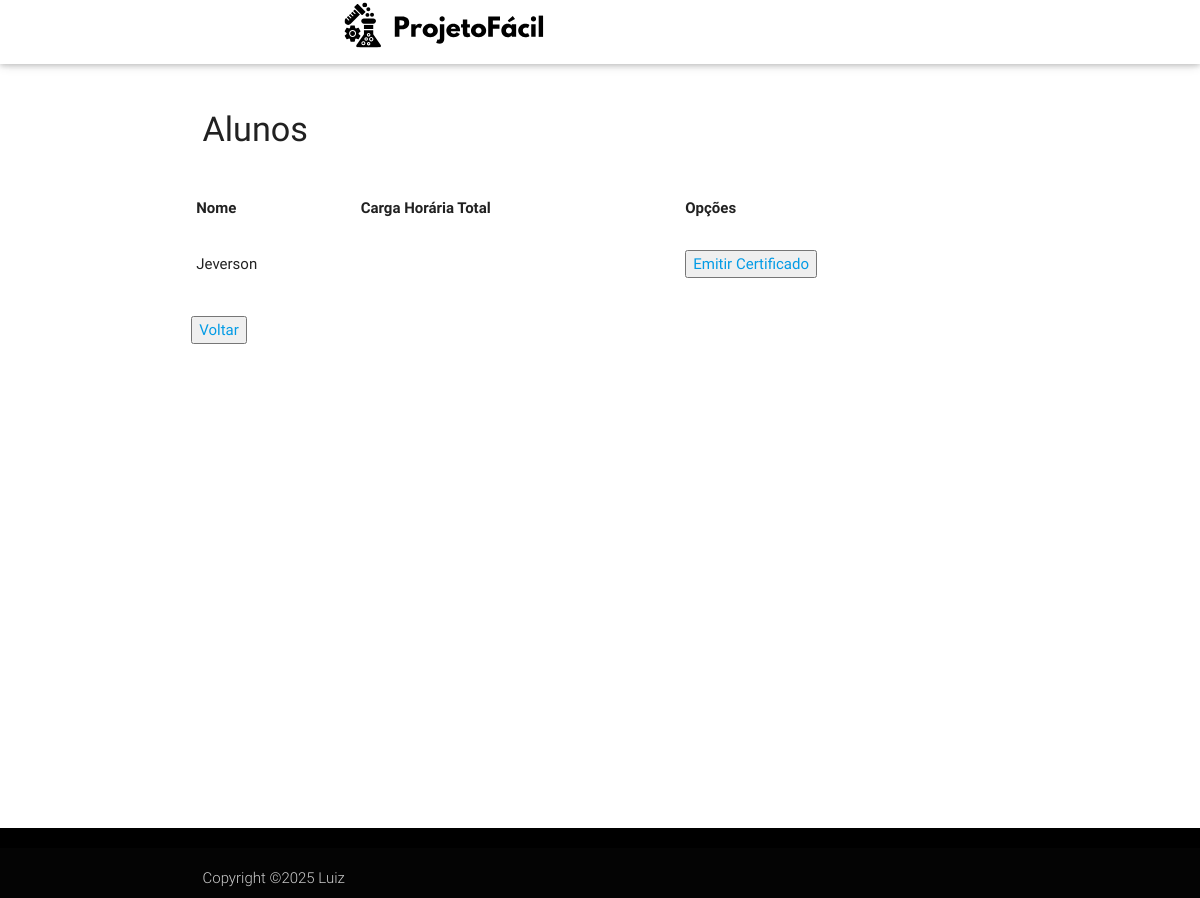
The page /Login/professor/certificadoAluno.php (signed in) on the database as committed earlier.
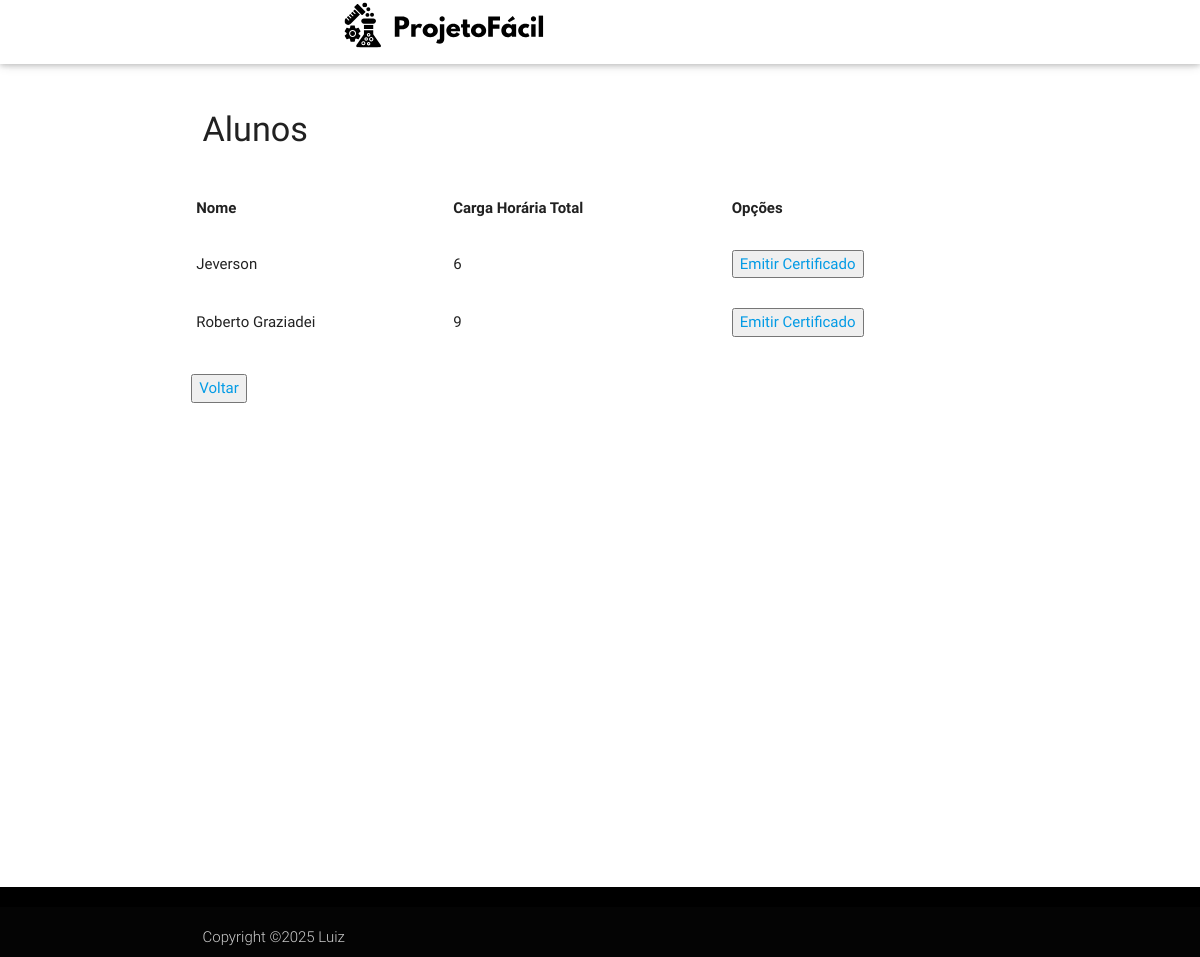
The same page on the database as committed later.
### tables this page shows
CREATE TABLE IF NOT EXISTS `usuario` (
  `id_usuario` int NOT NULL AUTO_INCREMENT,
  `nome` varchar(255) DEFAULT NULL,
  `email` varchar(255) DEFAULT NULL,
  `senha` varchar(255) DEFAULT NULL,
  `usuario_tipo` int NOT NULL,
  PRIMARY KEY (`id_usuario`)
);

### Crud/crud_usuario/listar.php (the view, shortened to what this page needs)
<?php
$conexao = conectar();
$sql = "SELECT
            usuario.id_usuario,
            usuario.nome AS nome_usuario,
            SUM(encontro.CH) AS CH
        FROM projeto projeto
        INNER JOIN usuario_projeto user_pro
            ON user_pro.fk_projeto_id_projeto = projeto.id_projeto
        INNER JOIN usuario usuario
            ON usuario.id_usuario = user_pro.fk_usuario_id_usuario
        INNER JOIN encontro encontro
            ON encontro.fk_id_projeto = projeto.id_projeto
        WHERE projeto.fk_projeto_id_professor = " . $_SESSION['usuario'][1] . "
        GROUP BY usuario.id_usuario, usuario.nome";
$resultado = mysqli_query($conexao, $sql);
echo '<table border=1>
<tr>
<th>Nome</th>
<th>Carga Horária Total</th>
<th>Opções</th>
</tr>';
while ($dados = mysqli_fetch_assoc($resultado)) {
    echo '<tr>';
    echo '<td>' . $dados['nome_usuario'] . '</td>';
    echo '<td>' . $dados['CH'] . '</td>';
    echo '<td><button><a href="../../certificado.php?id_usuario=' . $dados['id_usuario'] . '">Emitir Certificado</a></button></td>';
    echo '</tr>';
}
echo '</table>' . "<br>";
echo '<button><a href="../../Crud/crud_encontro/listar.php">Voltar</a></button>';
?>

Rows that differ between the two databases and show on the page:
changed usuario "Jeverson": CH (not shown) → "6"
now on this page (row unchanged): usuario: nome "Roberto Graziadei", CH "9"
